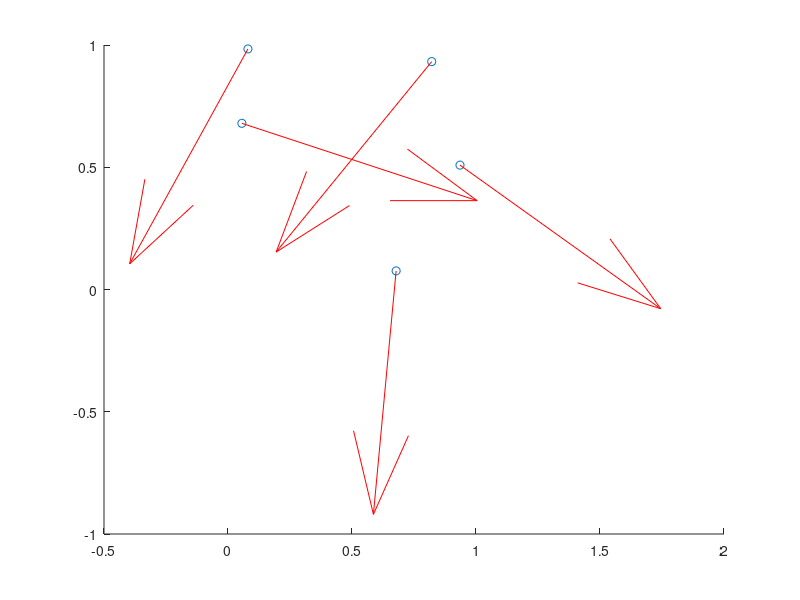

MATLAB code for this plot: (Note: this script raises an error after producing the figure.)
%% Building the vicsek model

%% Initial setup
% Creating a lattice of random unit vectors

N = 5;
L = 1;
x = L.*rand(1,N);
y = L.*rand(1,N);
eta = 0.1;
velocity = 0.03;

scatter(x, y, "black.")
hold on
%% 
% Adding vectors to them-assigning random directions

theta =  2*pi.*rand(1,N);
u = cos(theta);
b = sin(theta);
quiver(x, y, u, b, 0, 'r'); % Plot unit vectors in red
hold off; % Release the plot


%% Get the wheel of time turning
% A function to update direction based on average direction of neighbours within 
% a radius
%% trial runs

neighbours_of_i = find_neighbours(5, x, y, 10, N);
[theta_average, updated_x, updated_y] = diksuchi(5, x, y, u, v, theta, neighbours_of_i, eta, velocity);

%% Simulation over time 

T = 1; % number of time steps
r = 1;
epsilon = 0.05;

x_t_i = x;
y_t_i = y;
theta_t_i = theta;

figure;
xlim([0 L]);
ylim([0 L]);

video_filename = 'vicsek.avi';
writer = VideoWriter(video_filename); 
open(writer);
metrics = zeros(1,T);

for j = 1:T
    for i = 1:N
        ngh = find_neighbours(i, x_t_i, y_t_i, r, N);
        [theta_average, updated_x, updated_y] = diksuchi(i, x_t_i, y_t_i, u, b, theta, ngh, eta, velocity);
        if updated_x > L
            x_t_i(i) = updated_x - L;
        elseif updated_x < epsilon
            x_t_i(i) = updated_x + L;
        else 
            x_t_i(i) = updated_x;
        end
        if updated_y > L
            y_t_i(i) = updated_y - L;
        elseif updated_x < epsilon
            y_t_i(i) = updated_y + L;
        else 
            y_t_i(i) = updated_y;
        end
        theta_t_i(i) = theta_average;
    end
    u_t_i = cos(theta_t_i);
    v_t_i = sin(theta_t_i);

    metrics(j) = metric(N, velocity, u_t_i, v_t_i);

    cla;
    xlim([0 L]);
    ylim([0 L]);
    scatter(x_t_i, y_t_i, "black.");
    hold on;
    quiver(x_t_i, y_t_i, u_t_i, v_t_i, 0, 'r');
    title(['Time step:' num2str(j)]);
    xlabel('X');
    ylabel('Y');
    drawnow;

    frame = getframe(gcf);
    writeVideo(writer, frame); % Use the new variable name 'writer'
end

close(writer); 
hold off

%%
t = 1:T ;
scatter(t, metrics)
hold off

%% Funtions
function neighbours = find_neighbours(poi_n, x, y, r, N)
    %poi = particle of interest
    x_n = zeros(1, N);
    y_n = zeros(1, N);
    poi_x = x(poi_n);
    poi_y = y(poi_n);
    n_coords = zeros(1, N);
    for i = 1:N
        if (poi_y-r)< y(i) && y(i) < (poi_y+r)
            if (poi_x-r)< x(i) && x(i) < (poi_x+r)
                dist = sqrt((y(i)-poi_y)^2 + (x(i)-poi_x)^2);
                if dist < r
                    y_n(i) = y(i);
                    x_n(i) = x(i);
                    n_coords(i) = i;
                end
            end
        end
    end
    neighbours = n_coords(n_coords ~= 0);
end

function [theta_avg, x_t1, y_t1] = diksuchi(poi_n, x, y, u, v,theta, neighbours, eta, velocity)
    n = neighbours;
    no_n = numel(n);
    u_n = zeros(1,no_n);
    v_n = zeros(1,no_n);
    for i = 1:no_n
        u_n(i) = u(n(i));
        v_n(i) = v(n(i));
    end
    noise = -eta/2 + eta*rand(1);
    a = mean(v_n);
    b = mean(u_n);
    theta_avg = atan(a/b) + noise;
    x_t1 = x(poi_n) + velocity*cos(theta(poi_n))*1;
    y_t1 = y(poi_n) + velocity*sin(theta(poi_n))*1;
end

function va = metric(N, velocity, u, v)
    va = (1/(N*velocity))*(abs(sum(u)+ sum(v)));
end